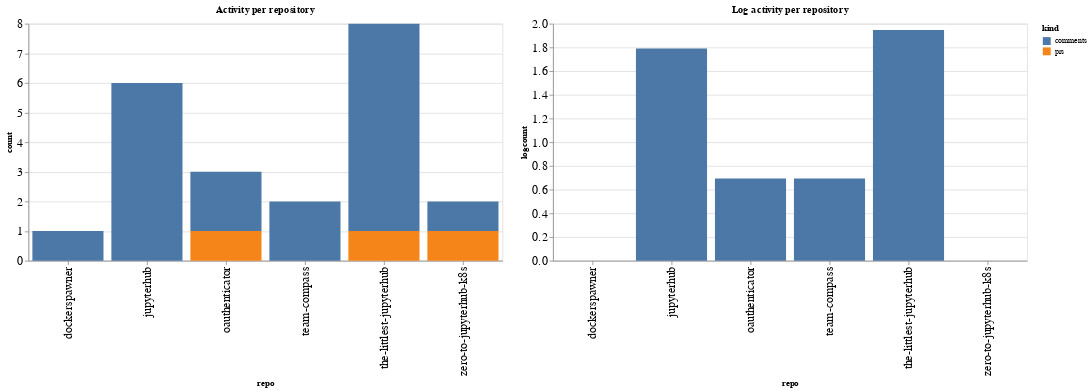

Here is the notebook cell this chart was saved with:
### Code cell
ch1 = alt.Chart(repo_summaries, width=600, title="Activity per repository").mark_bar().encode(
    x='repo',
    y='count',
    color='kind',
    tooltip="kind"
)

ch2 = alt.Chart(repo_summaries, width=600, title="Log activity per repository").mark_bar().encode(
    x='repo',
    y='logcount',
    color='kind',
    tooltip="kind"
)

ch1 | ch2

### Figure 1 — Vega-Lite specification as saved in the notebook (floating-point values rounded to 4 significant figures)
{"config": {"axisLeft": {"labelFontSize": 15}, "axisBottom": {"labelFontSize": 15}}, "hconcat": [{"mark": "bar", "encoding": {"color": {"type": "nominal", "field": "kind"}, "tooltip": {"type": "nominal", "field": "kind"}, "x": {"type": "nominal", "field": "repo"}, "y": {"type": "quantitative", "field": "count"}}, "title": "Activity per repository", "width": 600}, {"mark": "bar", "encoding": {"color": {"type": "nominal", "field": "kind"}, "tooltip": {"type": "nominal", "field": "kind"}, "x": {"type": "nominal", "field": "repo"}, "y": {"type": "quantitative", "field": "logcount"}}, "title": "Log activity per repository", "width": 600}], "data": {"name": "data-34cfe4fd0deff93600ed0b56d6157f9d"}, "$schema": "https://vega.github.io/schema/vega-lite/v4.8.1.json", "datasets": {"data-34cfe4fd0deff93600ed0b56d6157f9d": [{"repo": "dockerspawner", "kind": "comments", "count": 1, "logcount": 0.0}, {"repo": "jupyterhub", "kind": "comments", "count": 6, "logcount": 1.792}, {"repo": "oauthenticator", "kind": "comments", "count": 2, "logcount": 0.6931}, {"repo": "oauthenticator", "kind": "prs", "count": 1, "logcount": 0.0}, {"repo": "team-compass", "kind": "comments", "count": 2, "logcount": 0.6931}, {"repo": "the-littlest-jupyterhub", "kind": "comments", "count": 7, "logcount": 1.946}, {"repo": "the-littlest-jupyterhub", "kind": "prs", "count": 1, "logcount": 0.0}, {"repo": "zero-to-jupyterhub-k8s", "kind": "comments", "count": 1, "logcount": 0.0}, {"repo": "zero-to-jupyterhub-k8s", "kind": "prs", "count": 1, "logcount": 0.0}]}}
